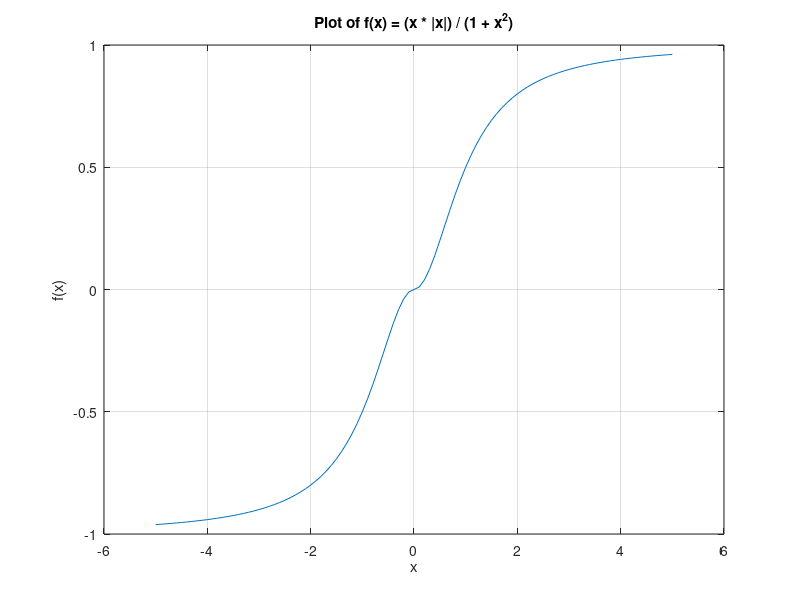

The MATLAB source for this figure:
x = -5:0.1:5;
f = (x.*abs(x))./(1+power(x,2));

plot(x, f);
xlabel('x');
ylabel('f(x)');
title('Plot of f(x) = (x * |x|) / (1 + x^2)');
grid on;
